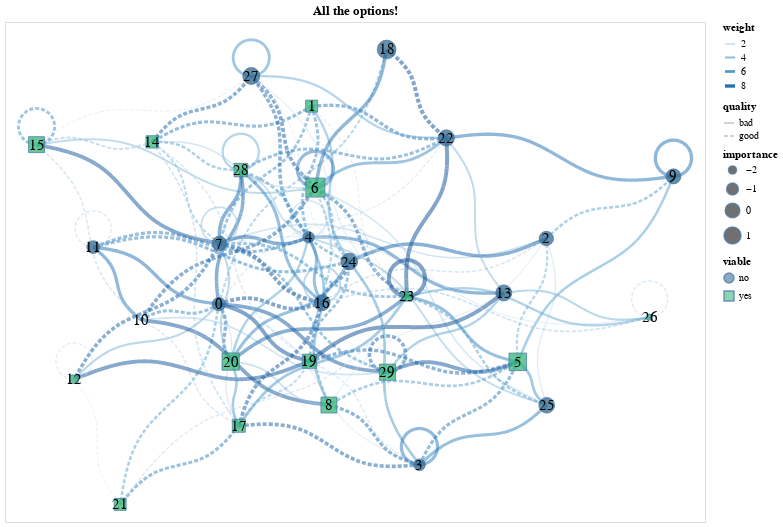

This figure's notebook cell:
### Markdown cell above
Finally, play around with all the arguments (your IDE will likely describe them on hover and show their default values by hovering on the function):

### Code cell
anx.draw_networkx(G, pos,
    node_subset = None, edge_subset = None, show_orphans = True, show_self_loops = True,
    node_size = 'importance', node_shape = 'viable', node_colour = 'viable', node_cmap = 'viridis', node_alpha = .75,
    node_outline_width = 1., node_outline_dash_and_gap_lengths = None, node_outline_colour = None,
    node_mark_kwargs = None, node_encode_kwargs = None, # direct altair access if the above node arguments are not enough
    node_label = 'node', node_font_size = 15, node_font_colour = 'black', node_tooltip = ['name', 'importance', 'viable'], node_legend = True,
    node_label_mark_kwargs = None, node_label_encode_kwargs = None, # direct altair access if the above node label arguments are not enough
    edge_width = 'weight', edge_dash_and_gap_lengths = 'quality', edge_colour = 'weight', edge_cmap = 'blues', edge_alpha = .5,
    edge_tooltip = ['pair', 'weight'], edge_legend = True,
    loop_radius = .04, loop_angle = 90., loop_n_points = 30,
    curved_edges = True, edge_control_points = [(0.333, 0.1), (0.666, -0.1)], edge_interpolation = 'basis',
    edge_mark_kwargs = None, edge_encode_kwargs = None, # direct altair access if the above edge arguments are not enough
    arrow_width = 2, arrow_length = .1, arrow_length_is_relative = True, arrow_colour = 'black', arrow_cmap = None, arrow_alpha = 1., arrow_legend = False,
    arrow_mark_kwargs = None, arrow_encode_kwargs = None, # direct altair access if the above arrow arguments are not enough
    chart_width = 700, chart_height = 500, chart_padding = .02
).properties(title = 'All the options!').interactive()

### Figure 1 — Vega-Lite specification as saved in the notebook (floating-point values rounded to 4 significant figures; data arrays with more than 128 entries replaced by an {"elided": "..."} marker saying what was removed)
{"config": {"view": {"continuousWidth": 300, "continuousHeight": 300}}, "layer": [{"data": {"name": "data-4eede6df636afd3dda368e42cad31511"}, "mark": {"type": "line", "interpolate": "basis", "opacity": 0.5}, "encoding": {"color": {"field": "weight", "legend": {}, "scale": {"scheme": "blues"}, "type": "quantitative"}, "detail": {"field": "edge", "type": "quantitative"}, "order": {"field": "order", "type": "quantitative"}, "strokeDash": {"field": "quality", "legend": {}, "type": "nominal"}, "strokeWidth": {"field": "weight", "legend": {}, "type": "quantitative"}, "tooltip": [{"field": "pair", "type": "nominal"}, {"field": "weight", "type": "quantitative"}], "x": {"axis": null, "field": "x", "type": "quantitative"}, "y": {"axis": null, "field": "y", "type": "quantitative"}}, "name": "view_9"}, {"data": {"name": "data-7473edc78f8393eaa9bc49fee9e36901"}, "mark": {"type": "point", "opacity": 0.75, "strokeWidth": 1.0}, "encoding": {"fill": {"field": "viable", "scale": {"scheme": "viridis"}, "type": "nominal"}, "shape": {"field": "viable", "legend": {}, "type": "nominal"}, "size": {"field": "importance", "legend": {}, "type": "quantitative"}, "tooltip": [{"field": "name", "type": "quantitative"}, {"field": "importance", "type": "quantitative"}, {"field": "viable", "type": "nominal"}], "x": {"axis": null, "field": "x", "type": "quantitative"}, "y": {"axis": null, "field": "y", "type": "quantitative"}}}, {"data": {"name": "data-7473edc78f8393eaa9bc49fee9e36901"}, "mark": {"type": "text", "baseline": "middle", "fill": "black", "size": 15}, "encoding": {"text": {"field": "node", "type": "quantitative"}, "x": {"axis": null, "field": "x", "type": "quantitative"}, "y": {"axis": null, "field": "y", "type": "quantitative"}}}], "encoding": {"x": {"scale": {"domain": [-0.06937, 1.469]}}, "y": {"scale": {"domain": [-0.03869, 1.06]}}}, "height": 500, "params": [{"name": "param_12", "select": {"type": "interval", "encodings": ["x", "y"]}, "bind": "scales", "views": ["view_9"]}], "title": "All the options!", "width": 700, "$schema": "https://vega.github.io/schema/vega-lite/v5.17.0.json", "datasets": {"data-4eede6df636afd3dda368e42cad31511": {"elided": "893 records"}, "data-7473edc78f8393eaa9bc49fee9e36901": [{"node": 0, "x": 0.4006, "y": 0.4403, "importance": -0.4845, "name": 737, "viable": "no"}, {"node": 1, "x": 0.6047, "y": 0.8755, "importance": -0.9612, "name": 322, "viable": "yes"}, {"node": 2, "x": 1.121, "y": 0.5845, "importance": -0.1098, "name": 773, "viable": "no"}, {"node": 3, "x": 0.8417, "y": 0.08716, "importance": -1.041, "name": 551, "viable": "no"}, {"node": 4, "x": 0.598, "y": 0.5873, "importance": -1.102, "name": 777, "viable": "no"}, {"node": 5, "x": 1.058, "y": 0.3134, "importance": 1.221, "name": 277, "viable": "yes"}, {"node": 6, "x": 0.613, "y": 0.6965, "importance": 1.938, "name": 833, "viable": "yes"}, {"node": 7, "x": 0.4018, "y": 0.5734, "importance": -0.01255, "name": 809, "viable": "no"}, {"node": 8, "x": 0.6427, "y": 0.2184, "importance": 0.5267, "name": 968, "viable": "yes"}, {"node": 9, "x": 1.4, "y": 0.721, "importance": 0.1384, "name": 175, "viable": "no"}, {"node": 10, "x": 0.2303, "y": 0.4055, "importance": -2.821, "name": 134, "viable": "no"}, {"node": 11, "x": 0.1245, "y": 0.5656, "importance": -0.6916, "name": 210, "viable": "no"}, {"node": 12, "x": 0.08224, "y": 0.275, "importance": -1.914, "name": 855, "viable": "yes"}, {"node": 13, "x": 1.027, "y": 0.4648, "importance": 0.5605, "name": 69, "viable": "no"}, {"node": 14, "x": 0.2542, "y": 0.7969, "importance": -0.8335, "name": 388, "viable": "yes"}, {"node": 15, "x": 0.0, "y": 0.7908, "importance": 0.5049, "name": 632, "viable": "yes"}, {"node": 16, "x": 0.6276, "y": 0.4435, "importance": 0.5441, "name": 148, "viable": "no"}, {"node": 17, "x": 0.4445, "y": 0.1728, "importance": -0.6239, "name": 730, "viable": "yes"}, {"node": 18, "x": 0.7695, "y": 1.0, "importance": 1.808, "name": 813, "viable": "no"}, {"node": 19, "x": 0.6, "y": 0.3147, "importance": -0.1827, "name": 360, "viable": "yes"}, {"node": 20, "x": 0.4266, "y": 0.314, "importance": 1.103, "name": 335, "viable": "yes"}, {"node": 21, "x": 0.1838, "y": 0.0, "importance": -0.9515, "name": 406, "viable": "yes"}, {"node": 22, "x": 0.9008, "y": 0.8055, "importance": 0.6094, "name": 324, "viable": "no"}, {"node": 23, "x": 0.8142, "y": 0.4574, "importance": -1.588, "name": 940, "viable": "yes"}, {"node": 24, "x": 0.6874, "y": 0.5338, "importance": 0.8406, "name": 534, "viable": "no"}, {"node": 25, "x": 1.121, "y": 0.2179, "importance": 0.41, "name": 907, "viable": "no"}, {"node": 26, "x": 1.348, "y": 0.4114, "importance": -2.441, "name": 565, "viable": "yes"}, {"node": 27, "x": 0.472, "y": 0.9417, "importance": 0.9723, "name": 563, "viable": "no"}, {"node": 28, "x": 0.4489, "y": 0.735, "importance": -0.477, "name": 740, "viable": "yes"}, {"node": 29, "x": 0.7713, "y": 0.2906, "importance": 0.6371, "name": 622, "viable": "yes"}]}}
